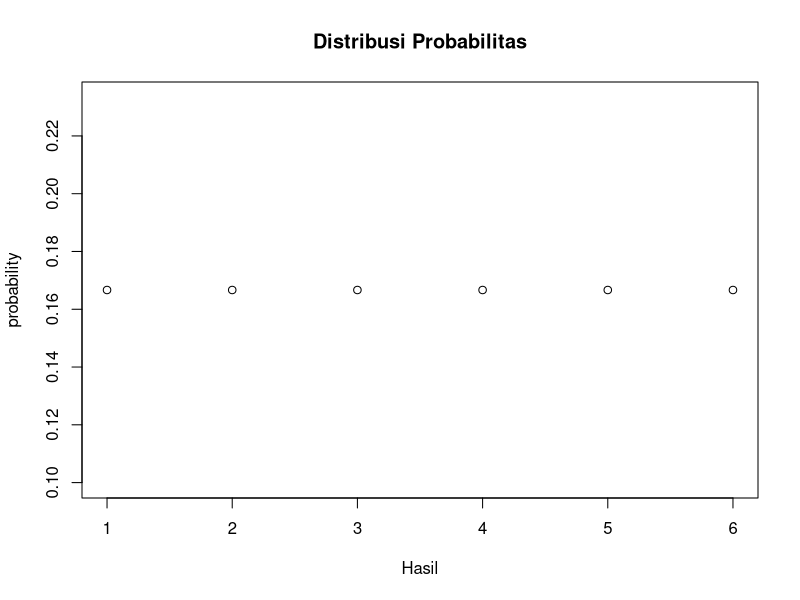
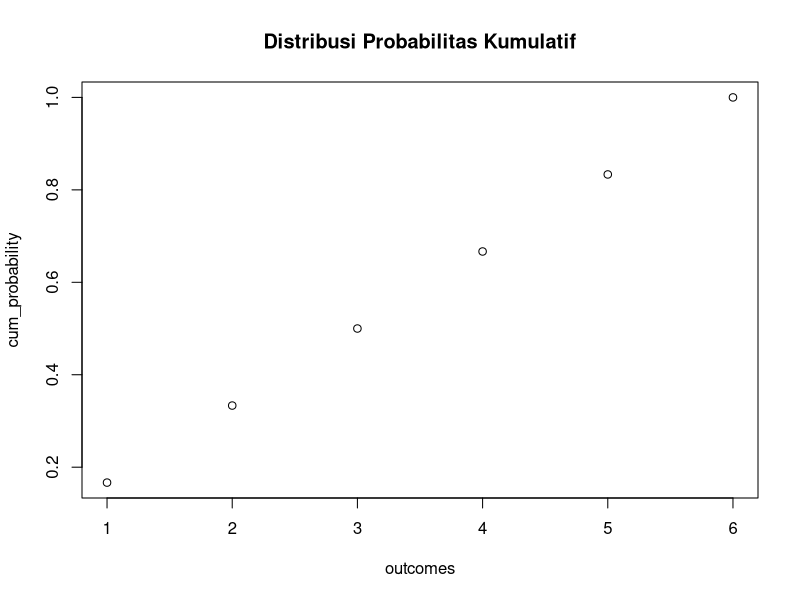

These figures' R source, in order:

                          ###   DASAR DASAR R   ###

myString <- "Hello, World!"
print(myString)

# membuat vector
apple <- c('red','green',"yellow")
number <- c(1,2,3)
print(apple)

# cek class vector
print(class(apple))
print(class(number))

#membuat list
list1 <- list(c(2,5,3),21.3,sin)
print(list1)

# membuat array
a <- array(c('green','yellow'), dim = c(3,3,1))
print(a)

# membuat data frame
BMI <- 	data.frame(
  gender = c("Male", "Male","Female"), 
  height = c(152, 171.5, 165), 
  weight = c(81,93, 78),
  Age = c(42,38,26)
)
print(BMI)

#Silahkan pelajari lebih lanjut : https://www.tutorialspoint.com/r/

                        ###   VARIABEL ACAK   ###

#Fungsi dasar untuk menggambar sampel acak dari kumpulan elemen tertentu 
#adalah fungsi sample()
sample(1:10,1)
sample(5:50,10)

# Probabilitas melempar 1 buah dadu
sample(1:6, 1)
probability <- rep(1/6,6) 
print(probability)

# plot probabilitas
plot(probability,
     xlab = "Hasil",
     main = "Distribusi Probabilitas") 

# membuat probabilitas kumulatif
cum_probability <- cumsum(probability)
print(cum_probability)

# plot probabilitas kumulatif
plot(cum_probability, 
     xlab = "outcomes", 
     main = "Distribusi Probabilitas Kumulatif") 

                        ###   NILAI HARAPAN   ###

# Misal X = banyaknya pesanan barang dalam satuan yang masuk selama
# 1 minggu. P(X) = probabilitas terjadinya X = x

#    X    |   P(x)
#    0    |   0,18
#    1    |   0,34
#    2    |   0,35
#    3    |   0,11
#    4    |   0,02

vals <- c(0, 1, 2, 3, 4)
probs <- c(.18, .34, .35, .11, .02)

# Metode 1
sum(vals*probs)

# Metode 2
weighted.mean(vals, probs)

# Metode 3
c(vals %*% probs)